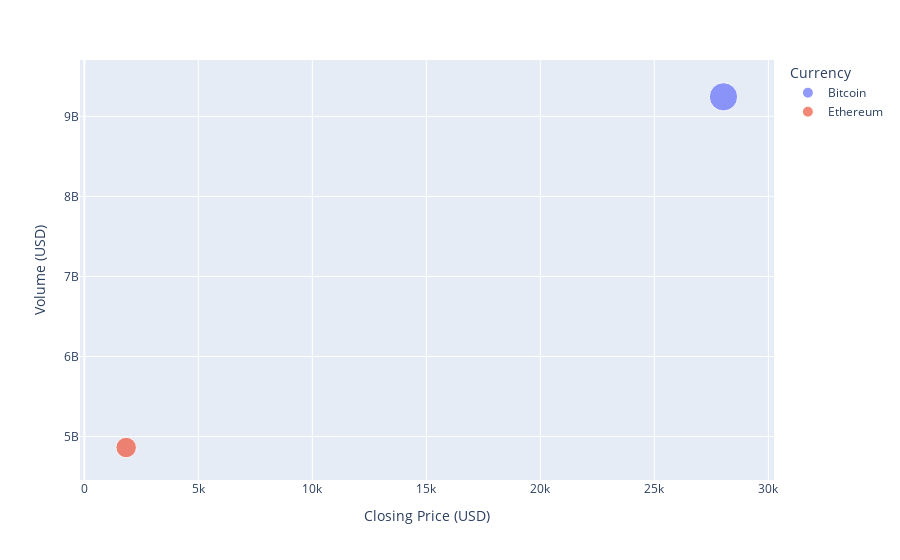

Notebook source saved alongside this figure:
### Code cell
import pandas as pd
import plotly.express as px


bitcoin_df = pd.read_csv("C:/Users/krort/Downloads/INFO450/Bitcoin prices.csv")
ethereum_df = pd.read_csv("C:/Users/krort/Downloads/INFO450/Ethereum prices.csv")

#I will assign the closing price of BTC and ETH by getting access to the column 
#Then I have to find the volumn so I  get that by accessing the volume column 
bitcoin_close = bitcoin_df.iloc[-1]['Close']
ethereum_close = ethereum_df.iloc[-1]['Close']
bitcoin_volume = bitcoin_df.iloc[-1]['Volume']
ethereum_volume = ethereum_df.iloc[-1]['Volume']

#Then I save by creating a dic for all the attributes. I create the bubblr chart using some code from plotly
data = {
    "Currency": ["Bitcoin", "Ethereum"],
    "Close Price": [bitcoin_close, ethereum_close],
    "Volume": [bitcoin_volume, ethereum_volume]
}
fig = px.scatter(data_frame=data, x="Close Price", y="Volume", size="Volume", color="Currency",
                 labels={"Close Price": "Closing Price (USD)", "Volume": "Volume (USD)"})
fig.show()

### Figure 1 — Plotly figure (JSON) as saved in the notebook; plotly's stock layout.template omitted (floating-point values rounded to 4 significant figures)
{"data": [{"hovertemplate": "Currency=Bitcoin<br>Closing Price (USD)=%{x}<br>Volume (USD)=%{marker.size}<extra></extra>", "legendgroup": "Bitcoin", "marker": {"color": "#636efa", "size": [9243753472], "sizemode": "area", "sizeref": 23110000.0, "symbol": "circle"}, "mode": "markers", "name": "Bitcoin", "orientation": "v", "showlegend": true, "type": "scatter", "x": [28030.0], "xaxis": "x", "y": [9243753472], "yaxis": "y"}, {"hovertemplate": "Currency=Ethereum<br>Closing Price (USD)=%{x}<br>Volume (USD)=%{marker.size}<extra></extra>", "legendgroup": "Ethereum", "marker": {"color": "#EF553B", "size": [4862885376], "sizemode": "area", "sizeref": 23110000.0, "symbol": "circle"}, "mode": "markers", "name": "Ethereum", "orientation": "v", "showlegend": true, "type": "scatter", "x": [1835.0], "xaxis": "x", "y": [4862885376], "yaxis": "y"}], "layout": {"legend": {"itemsizing": "constant", "title": {"text": "Currency"}, "tracegroupgap": 0}, "margin": {"t": 60}, "xaxis": {"anchor": "y", "domain": [0, 1], "title": {"text": "Closing Price (USD)"}}, "yaxis": {"anchor": "x", "domain": [0, 1], "title": {"text": "Volume (USD)"}}}}
